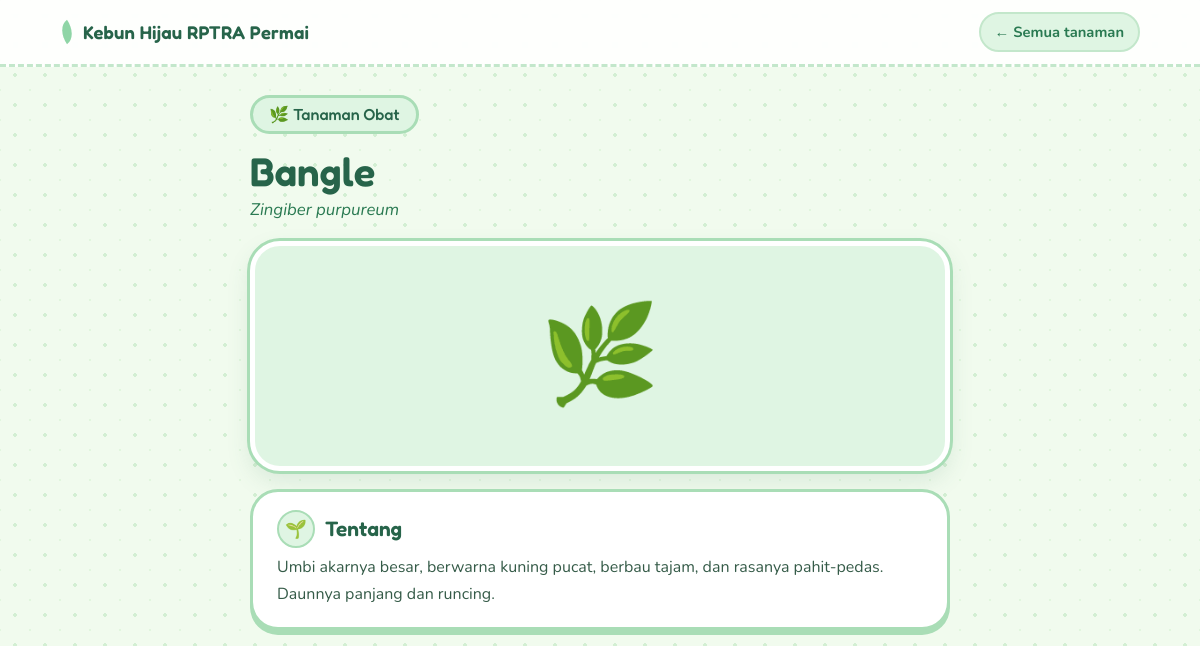
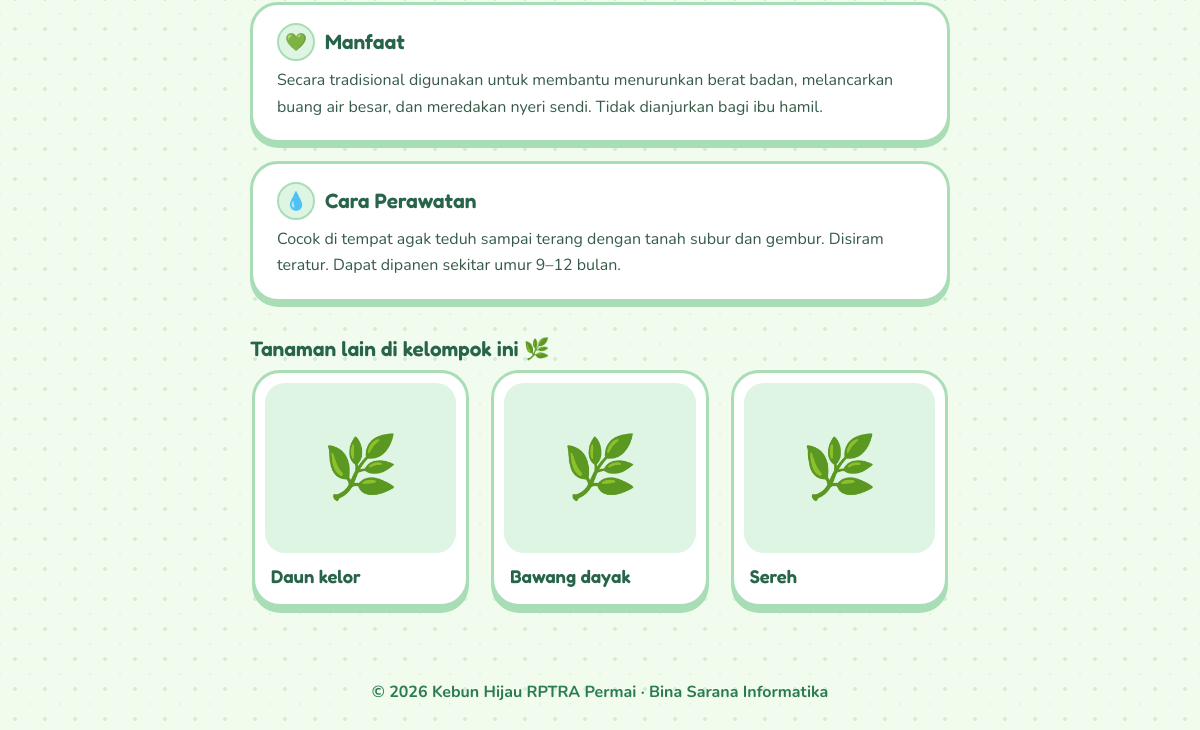
/tanaman.php?id=15, run on an earlier commit of the app's database (2 pictures, top to bottom).
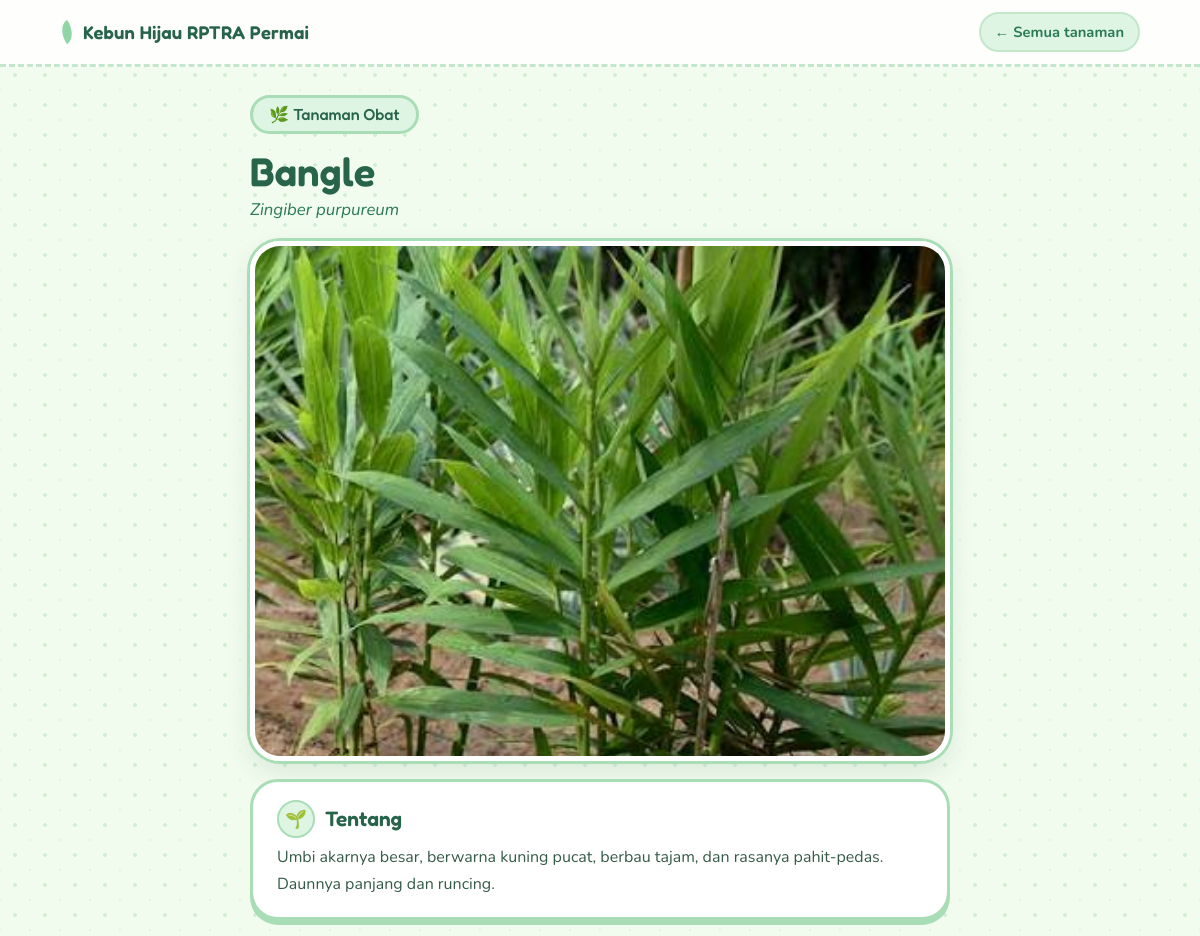
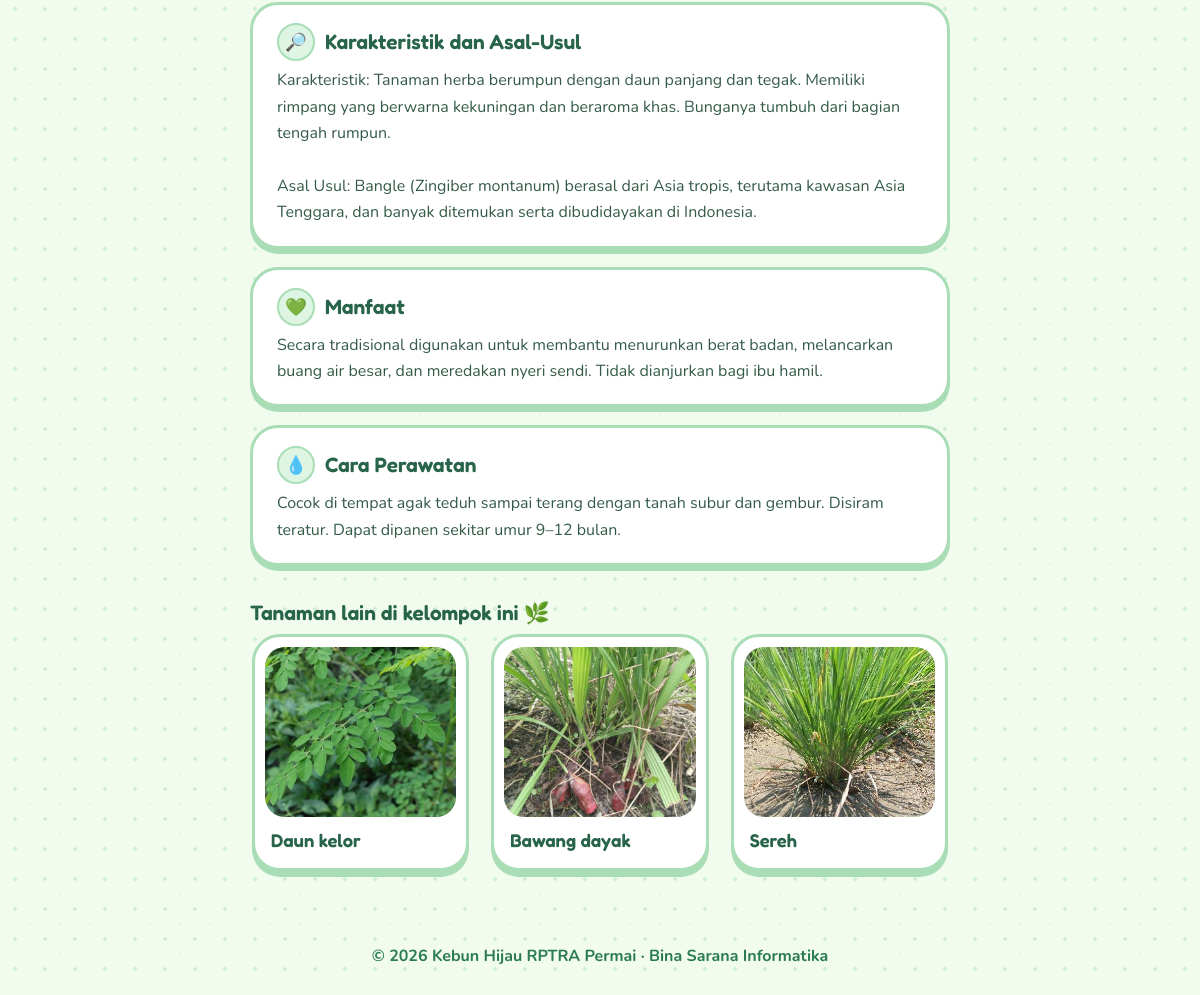
And on a later commit of the database (2 pictures, top to bottom).
### tables this page shows
CREATE TABLE `tanaman` (
  `id` int NOT NULL,
  `nama` varchar(120) NOT NULL,
  `nama_latin` varchar(160) DEFAULT NULL,
  `kategori` varchar(80) NOT NULL DEFAULT 'Tanaman Hias',
  `ringkasan` varchar(255) DEFAULT NULL,
  `deskripsi` text,
  `karakteristik` text,
  `jenis` text,
  `manfaat` text,
  `perawatan` text,
  `foto` varchar(100) DEFAULT NULL,
  `video` varchar(100) DEFAULT NULL,
  `video_url` varchar(255) DEFAULT NULL,
  `created_at` timestamp NULL DEFAULT CURRENT_TIMESTAMP
);

### tanaman.php (the view, shortened to what this page needs)
<?php require 'config.php';
$s=db()->prepare('SELECT * FROM tanaman WHERE id=?');$s->execute([(int)($_GET['id']??0)]);$t=$s->fetch();
$o=db()->prepare('SELECT id,nama,foto FROM tanaman WHERE kategori=? AND id<>? ORDER BY RAND() LIMIT 3');$o->execute([$t['kategori'],$t['id']]);$lain=$o->fetchAll();
$i=kat($t['kategori']);$y=yt($t['video_url']??'');
$bagian=['deskripsi'=>['🌱','Tentang'],'karakteristik'=>['🔎','Karakteristik dan Asal-Usul'],'manfaat'=>['💚','Manfaat'],'perawatan'=>['💧','Cara Perawatan']];
head($t['nama'].' - Kebun Hijau'); ?>
<header class="top"><a class="logo" href="index.php">Kebun Hijau RPTRA Permai</a><a class="navlink" href="index.php">← Semua tanaman</a></header>
<main class="wrap detail g-<?=$i['slug']?>">
<a class="badge" href="index.php?k=<?=$i['slug']?>"><?=$i['emoji']?> <?=e($t['kategori'])?></a>
<h1><?=e($t['nama'])?></h1><?php if($t['nama_latin']): ?><em class="latin"><?=e($t['nama_latin'])?></em><?php endif ?>
<?php if($t['foto']): ?><img class="big" src="uploads/<?=e($t['foto'])?>" alt="<?=e($t['nama'])?>"><?php else: ?><div class="big ph-big"><?=$i['emoji']?></div><?php endif ?>
<?php foreach($bagian as $kol=>[$emo,$judul]): if(trim((string)($t[$kol]??''))==='') continue; ?>
<section class="bubble"><h2><span><?=$emo?></span> <?=e($judul)?></h2><p><?=nl2br(e($t[$kol]??''))?></p></section>
<?php endforeach ?>
<?php if($lain): ?><h2 class="lain-title">Tanaman lain di kelompok ini <?=$i['emoji']?></h2>
<div class="grid mini"><?php foreach($lain as $r): ?>
<a class="card" href="tanaman.php?id=<?=$r['id']?>"><?php if($r['foto']): ?><img src="uploads/<?=e($r['foto'])?>" alt="<?=e($r['nama'])?>" loading="lazy"><?php else: ?><div class="ph"><?=$i['emoji']?></div><?php endif ?><div class="cb"><h3><?=e($r['nama'])?></h3></div></a>
<?php endforeach ?></div><?php endif ?>
</main><footer>© <?=date('Y')?> Kebun Hijau RPTRA Permai · Bina Sarana Informatika </footer></body></html>

What changed in the data, as far as the page shows it:
changed tanaman "Bangle": foto: picture added; foto empty → "fe24a71b7e784369.jpg" (drawn); kategori "🌿" → (not shown)
changed tanaman "Daun kelor": foto: picture added; foto empty → "10a88678e0496bb3.jpg" (drawn)
changed tanaman "Bawang dayak": foto: picture added; foto empty → "019d600044a486a7.jpg" (drawn)
changed tanaman "Sereh": foto: picture added; foto empty → "7dd6937f16029aef.jpg" (drawn)
Also different on the page:
new list line: "🔎 Karakteristik dan Asal-Usul"
new list line: "Karakteristik: Tanaman herba berumpun dengan daun panjang dan tegak. Memiliki rimpang yang berwarna kekuningan dan beraroma khas. Bunganya tumbuh dari bagian tengah rumpun. Asal Usul: Bangle (Zingiber montanum) berasal dari Asia tropis, terutama kawasan Asia Tenggara, dan banyak ditemukan serta dibudidayakan di Indonesia."
